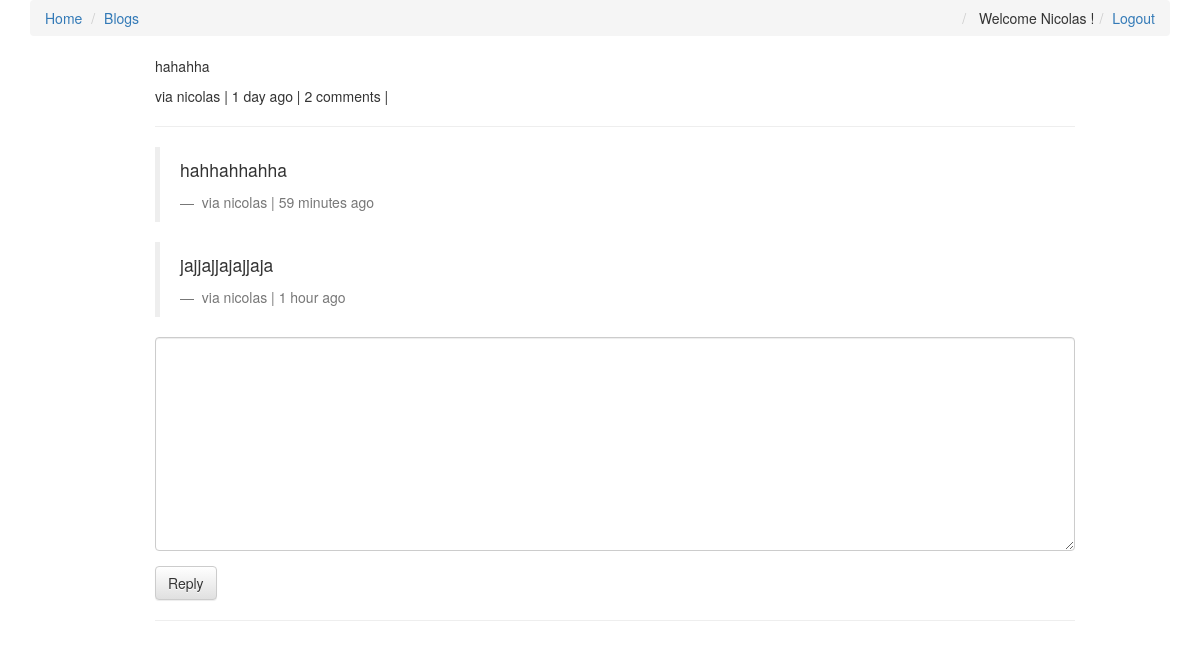
The app's page /comments/24/ (signed in) with its own data.
### comments/models.py (models this page shows, shortened)
class Comment(models.Model):
    user = models.ForeignKey(settings.AUTH_USER_MODEL, default=1)
    content_type = models.ForeignKey(ContentType, on_delete=models.CASCADE)
    object_id = models.PositiveIntegerField()
    content_object = GenericForeignKey('content_type', 'object_id')
    parent = models.ForeignKey("self", null=True, blank=True)
    content = models.TextField()
    timestamp = models.DateTimeField(auto_now_add=True)
    def children(self):  # replies
        return Comment.objects.filter(parent=self)
    objects = CommentManager()
    class Meta:
        app_label = "comments"
        ordering = ['-timestamp']

### comments/views.py (the view, shortened to what this page needs)
# urls.py: url(r'^(?P<id>\d+)/$', comments_thread, name="comments_thread"),
def comments_thread(request, id):
    comment = get_object_or_404(Comment, id=id)
    initial_data = {
        "content_type": comment.content_type,  # blog that the comment is on
        "object_id": comment.object_id,
    }
    form = CommentForm(request.POST or None, initial=initial_data)
    context = {
        "comment": comment,
        "form": form
    }
    return render(request, "comments/comments_thread.html", context)

### comments/forms.py
class CommentForm(forms.Form):
    content_type = forms.CharField(widget=forms.HiddenInput)
    object_id = forms.CharField(widget=forms.HiddenInput)
    content = forms.CharField(label="", widget=forms.Textarea)

### comments/models.py (called while the page is built)
    def all(self):
        qs = super(CommentManager,self).filter(parent=None)
        return qs

### comments/templates/comments/comments_thread.html (shortened to what this page needs)
{% extends 'index.html' %}
{% load urlify %}
{% load crispy_forms_tags %}
{% block content %}
<div class="container">
    <div class="col-sm-10 col-sm-offset-1">
                <p>{{ comment.content }}</p>
                <footer> via {{ comment.user }} | {{ comment.timestamp | timesince }} ago |
                    {% if comment.children.count > 0 %} {{ comment.children.count }} comment{% if comment.children.count > 1 %}s{% endif %} | {% endif %}</footer>
                <hr/>
                <div >
                    {% for child_comment in comment.children %}
                    <blockquote>
                        <p>{{ child_comment.content }}</p>
                        <footer> via {{ child_comment.user }} | {{ child_comment.timestamp | timesince }} ago</footer>
                    </blockquote>
                    {% endfor %}
                    {% if request.user.is_authenticated %}
                    <form method="POST" action=".">
                        {{ form | crispy }}
                        <input type="submit" value="Reply" class="btn btn-default">
                    </form>
                    {% else %}
                    <p>you must login to comment</p>
                    {% endif %}
                </div>
            <hr/>
    </div>
</div>
{% endblock content %}

### templates/index.html (shortened to what this page needs)
<!DOCTYPE HTML>
{% load static %}
<html>
<head>
    <link rel="stylesheet" href="https://maxcdn.bootstrapcdn.com/bootstrap/3.3.7/css/bootstrap.min.css"
>
    <link rel="stylesheet" href="https://maxcdn.bootstrapcdn.com/bootstrap/3.3.7/css/bootstrap-theme.min.css"
>
    <link rel="stylesheet" href="https://maxcdn.bootstrapcdn.com/font-awesome/4.7.0/css/font-awesome.min.css" >
    <link rel="stylesheet" type="text/css" href="{% static 'css/base.css' %}">
</head>
<body>
<div class="container">
    <ol class="breadcrumb">
        <li><a href="{% url 'blogs:blogs_index' %}">Home</a></li>
        <li><a href="{% url 'blogs:blogs_index' %}">Blogs</a></li>
        {% if not request.user.is_authenticated %}
        <li class="pull-right"><a href="{% url 'accounts:login_view'  %}">Login</a></li>
        <li class="pull-right"><a href="{% url 'accounts:register_view'  %}">Register</a></li>
        {% else %}
        <li class="pull-right"><a href="{% url 'accounts:logout_view'  %}">Logout</a></li>
        <li class="pull-right"> Welcome {{ request.user.username|title }} !</li>
        {% endif %}
    </ol>
</div>
<div class="container">
    {% block content %}
    {% endblock content %}
</div>
</body>
</html>

### records on screen
Comment: content "hahahha", user "nicolas", timestamp "1 day", children.count "2"
Comment: content "hahhahhahha", user "nicolas", timestamp "59 minutes"
Comment: content "jajjajjajajjaja", user "nicolas", timestamp "1 hour"

### other values on screen
{{ request.user.username|title }} "Nicolas"
